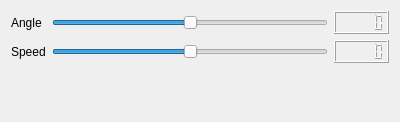
<?xml version="1.0" encoding="UTF-8"?>
<ui version="4.0">
 <class>Form</class>
 <widget class="QWidget" name="Form">
  <property name="geometry">
   <rect>
    <x>0</x>
    <y>0</y>
    <width>400</width>
    <height>122</height>
   </rect>
  </property>
  <property name="windowTitle">
   <string>Form</string>
  </property>
  <layout class="QVBoxLayout" name="verticalLayout">
   <item>
    <layout class="QGridLayout" name="gridLayout">
     <item row="0" column="0">
      <widget class="QLabel" name="label">
       <property name="text">
        <string>Angle</string>
       </property>
      </widget>
     </item>
     <item row="1" column="0">
      <widget class="QLabel" name="label_2">
       <property name="text">
        <string>Speed</string>
       </property>
      </widget>
     </item>
     <item row="1" column="1">
      <widget class="QSlider" name="speedSlider">
       <property name="minimum">
        <number>-20</number>
       </property>
       <property name="maximum">
        <number>20</number>
       </property>
       <property name="orientation">
        <enum>Qt::Horizontal</enum>
       </property>
      </widget>
     </item>
     <item row="0" column="1">
      <widget class="QSlider" name="angleSlider">
       <property name="minimum">
        <number>-180</number>
       </property>
       <property name="maximum">
        <number>180</number>
       </property>
       <property name="singleStep">
        <number>5</number>
       </property>
       <property name="orientation">
        <enum>Qt::Horizontal</enum>
       </property>
      </widget>
     </item>
     <item row="0" column="2">
      <widget class="QLCDNumber" name="lcdNumber">
       <property name="smallDecimalPoint">
        <bool>true</bool>
       </property>
      </widget>
     </item>
     <item row="1" column="2">
      <widget class="QLCDNumber" name="lcdNumber_2">
       <property name="smallDecimalPoint">
        <bool>true</bool>
       </property>
      </widget>
     </item>
    </layout>
   </item>
   <item>
    <spacer name="verticalSpacer">
     <property name="orientation">
      <enum>Qt::Vertical</enum>
     </property>
     <property name="sizeHint" stdset="0">
      <size>
       <width>20</width>
       <height>25</height>
      </size>
     </property>
    </spacer>
   </item>
  </layout>
 </widget>
 <resources/>
 <connections>
  <connection>
   <sender>angleSlider</sender>
   <signal>valueChanged(int)</signal>
   <receiver>lcdNumber</receiver>
   <slot>display(int)</slot>
   <hints>
    <hint type="sourcelabel">
     <x>208</x>
     <y>26</y>
    </hint>
    <hint type="destinationlabel">
     <x>338</x>
     <y>25</y>
    </hint>
   </hints>
  </connection>
  <connection>
   <sender>speedSlider</sender>
   <signal>valueChanged(int)</signal>
   <receiver>lcdNumber_2</receiver>
   <slot>display(int)</slot>
   <hints>
    <hint type="sourcelabel">
     <x>145</x>
     <y>61</y>
    </hint>
    <hint type="destinationlabel">
     <x>352</x>
     <y>64</y>
    </hint>
   </hints>
  </connection>
 </connections>
</ui>
